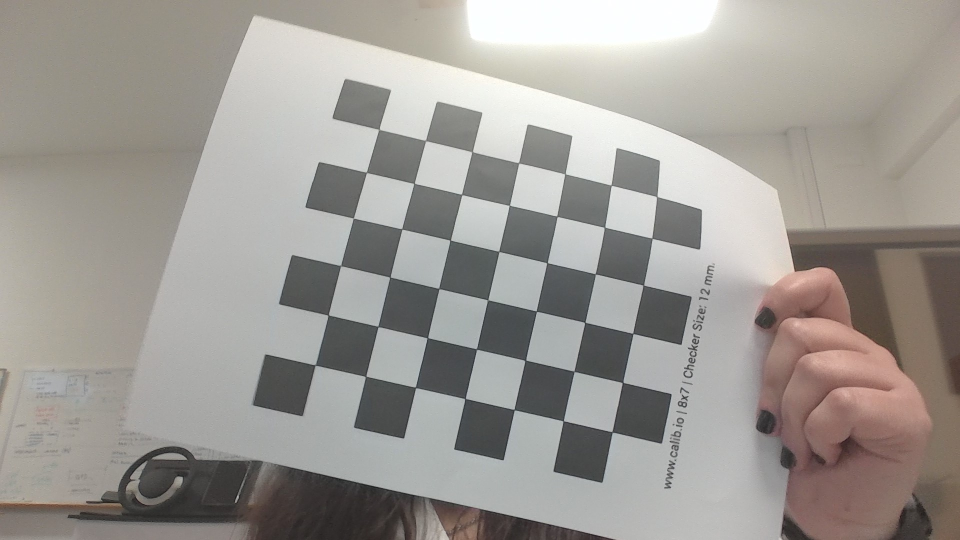
#> input picture TrabalhosPraticos/TP2/project/db/imgs/chessboard_1.jpg, 1920 x 1080 px (shown at 1/2 size)
$ python main.py
#> lines starting #> are read from the running program, lines starting #| are printed output that depends on the picture
### TrabalhosPraticos/TP2/project/db/Database.py
import os
import cv2
import glob
import numpy as np
from pathlib import Path

class Database:

    @staticmethod
    def load_calibration_images(type=''):
        images = []

        if type == 'u':
            regex = os.path.join(Path(__file__).parent, "imgs", "undistorted", "*.jpg")
            images_found = glob.glob(regex)
        else:
            regex = os.path.join(Path(__file__).parent, "imgs", "*.jpg")
            images_found = glob.glob(regex)

        for name in images_found:
            image = cv2.imread(name, cv2.IMREAD_COLOR)
            images.append(image)

        return images

    @staticmethod
    def save_images(images, type=''):

        if type == 'u':
            path = os.path.join(Path(__file__).parent, "imgs", "undistorted")

            if not os.path.exists(path):
                os.makedirs(path)

            for i, image in enumerate(images):
                cv2.imwrite(os.path.join(path, "chessboard_" + str(i+1) + ".jpg"), image)

    @staticmethod
    def save_calibration_config(camera_matrix, dist_coef):
        path = os.path.join(Path(__file__).parent, "config", "camera_calibration")
        print("Calibration configs saved in ", path)

        if not os.path.exists(path):
            os.makedirs(path)

        cv_file = cv2.FileStorage(os.path.join(path, "intrinsic_params.xml"), cv2.FILE_STORAGE_WRITE)
        cv_file.write('K', camera_matrix)
        cv_file.write('D', dist_coef)
        cv_file.release()


    @staticmethod
    def load_calibration_config():
        path = os.path.join(Path(__file__).parent, "config", "camera_calibration")
        cv_file = cv2.FileStorage(os.path.join(path, "intrinsic_params.xml"), cv2.FILE_STORAGE_READ)
        camera_matrix = cv_file.getNode('K').mat()
        dist_coef = cv_file.getNode('D').mat()
        cv_file.release()
        return camera_matrix, dist_coef

    # [7 lines left out: function load_virtual_object, not called in this run]

### TrabalhosPraticos/TP2/project/calibration/Calibration.py
import cv2
import numpy as np
from typing import Final
from db.config.Configs import CHESSBOARD_ROWS, CHESSBOARD_COLS, CHESSBOARD_SQUARE_SIZE
from db.Database import Database

class Calibration:

    stop_criteria: Final = (cv2.TERM_CRITERIA_EPS + cv2.TERM_CRITERIA_MAX_ITER, 30, 0.001)

    def __init__(self) -> None:
        self.__images = Database.load_calibration_images()
#> in load_calibration_images, image is the input picture: shape (1080, 1920, 3); mean B, G, R 149.1, 154.2, 158.2
        self.__chessboardSize = (CHESSBOARD_COLS, CHESSBOARD_ROWS)

    def calibrate_camera(self, show_error=False):

        virtual_points, chess_corners, imgs_size = self.__getChessboardCorners()
        _, camera_matrix, dist_coef, rvecs, tvecs = cv2.calibrateCamera(virtual_points, chess_corners, imgs_size, None, None)

        self.__save_calibration_configs(camera_matrix, dist_coef)

        if show_error:
            print("Camera Calibration:: Reprojection Error >", self.calculate_reprojection_error(virtual_points, chess_corners, camera_matrix, dist_coef, rvecs, tvecs))

        return camera_matrix, dist_coef, rvecs, tvecs


    def recalibrate_camera(self, show_error=False):
        self.__images = Database.load_calibration_images(type='u')
        return self.calibrate_camera(show_error)

    def __getChessboardCorners(self):

        # Create virtual points to be assigned to chessboard corners
        virtual_pts = np.zeros((self.__chessboardSize[1] * self.__chessboardSize[0], 3), np.float32)
        virtual_pts[:,:2] = np.mgrid[0:self.__chessboardSize[0], 0:self.__chessboardSize[1]].T.reshape(-1, 2)
        virtual_pts = virtual_pts * CHESSBOARD_SQUARE_SIZE

        object_points = []
        image_points = []

        for image in self.__images:
            gray = cv2.cvtColor(image, cv2.COLOR_BGR2GRAY)
            ret, corners = cv2.findChessboardCorners(gray, self.__chessboardSize, None)

            if ret:
                object_points.append(virtual_pts)

                corners = cv2.cornerSubPix(gray, corners, (11, 11), (-1, -1), self.stop_criteria)
                image_points.append(corners)

                marked_image = image.copy()
                cv2.drawChessboardCorners(marked_image, self.__chessboardSize, corners, ret)
                cv2.imshow('Chessboard', marked_image)
                cv2.waitKey(500)

        cv2.destroyAllWindows()
        return object_points, image_points, gray.shape[::-1]


    def undistort_images(self, camera_matrix, dist_coef):
        undistorted = []

        for image in self.__images:
            h, w = image.shape[:2]
            new_camera_matrix, roi = cv2.getOptimalNewCameraMatrix(camera_matrix, dist_coef, (w, h), 1, (w, h))
            dst = cv2.undistort(image, camera_matrix, dist_coef, None, new_camera_matrix)
            undistorted.append(dst)

        self.__save_undistorted_images(undistorted)

    def __save_undistorted_images(self, images):
        Database.save_images(images, type='u')

    def calculate_reprojection_error(self, object_points, image_points, camera_matrix, dist_coef, rvecs, tvecs):
        total_error = 0

        for i in range(len(object_points)):
            projected_points, _ = cv2.projectPoints(object_points[i], rvecs[i], tvecs[i], camera_matrix, dist_coef)
            error = cv2.norm(image_points[i], projected_points, cv2.NORM_L2) / len(projected_points)
            total_error += error

        return np.round(total_error / len(object_points), 3)

    def __save_calibration_configs(self, camera_matrix, dist_coef):
        Database.save_calibration_config(camera_matrix, dist_coef)

### TrabalhosPraticos/TP2/project/register/Register.py
import os
from pathlib import Path
import cv2
import numpy as np
from typing import Final
from db.Database import Database
from db.config.Configs import ARUCO_MARKER_DICT, MAX_MARKER_ID, ARUCO_MARKER_SIZE
from calibration.Calibration import Calibration
import matplotlib.pyplot as plt


class Register:

    __aruco_dict: Final = cv2.aruco.getPredefinedDictionary(ARUCO_MARKER_DICT)
    __parameters: Final = cv2.aruco.DetectorParameters()


    def __init__(self, calibration: Calibration) -> None:
        self.__calibration = calibration
        self.__camera_matrix, self.__dist_coef = self.__load_camera_parameters()

    def __calibrate_camera(self, show_error=False):
        camera_matrix, dist_coef, _, _ = self.__calibration.calibrate_camera(show_error)
        self.__calibration.undistort_images(camera_matrix, dist_coef)
        camera_matrix, dist_coef, _, _ = self.__calibration.recalibrate_camera(show_error)
        print("Camera calibrated!")
        return camera_matrix, dist_coef

    def __load_camera_parameters(self):
        print("Loading camera parameters...")
        camera_matrix, dist_coef = Database.load_calibration_config()

        if camera_matrix is None or dist_coef is None:
            print("Camera parameters not found. Calibrating camera...")
            camera_matrix, dist_coef = self.__calibrate_camera(show_error=True)
#> the loop in __getChessboardCorners, `for image in self.__images:` made 1 pass
#> pass 1, in __getChessboardCorners, `cv2.imshow('Chessboard', marked_image)`:
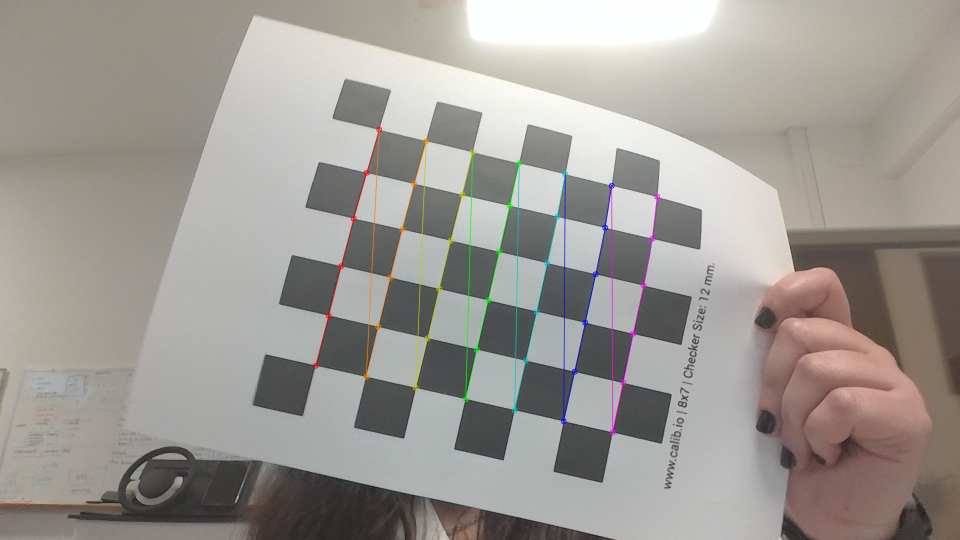
#> window 'Chessboard': shape (1080, 1920, 3) (shown at 1/2 size); mean B, G, R 148.9, 154.1, 158.2
#> after the loop in __getChessboardCorners, `for image in self.__images:`:
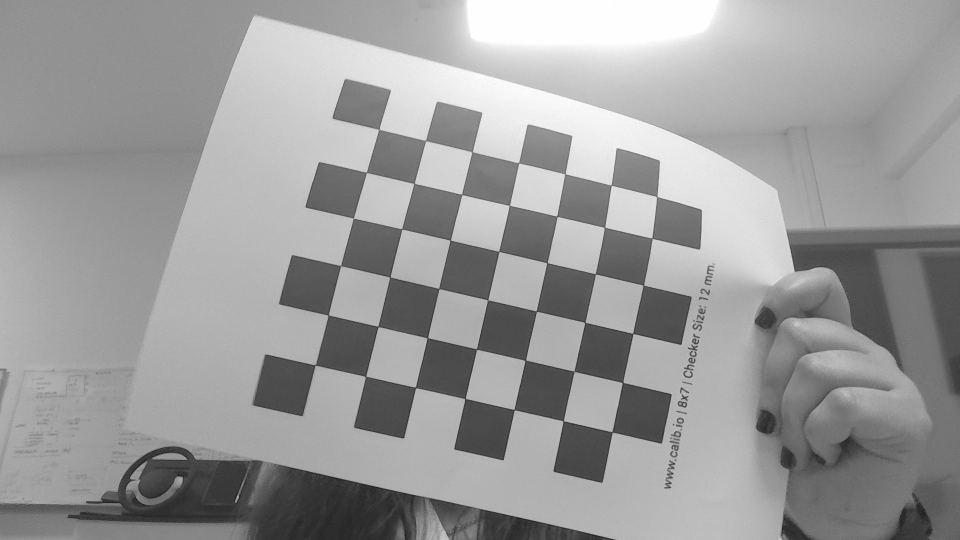
#> gray: shape (1080, 1920) (shown at 1/2 size); min 9, max 255, mean 154.8
#> after the loop in __getChessboardCorners, `for image in self.__images:`: image_points = 1 item
#> in calibrate_camera, `virtual_points, chess_corners, imgs_size = self.__getChessboardCorners()`: imgs_size = (1920, 1080)
#> in calibrate_camera, `_, camera_matrix, dist_coef, rvecs, tvecs = cv2.calibrateCamera(virtua..`: camera_matrix = [[880.7, 0, 934], [0, 865.7, 553.9], [0, 0, 1]]; dist_coef = [[-0.465, 3.3, 0.0166, -0.00271, -7.96]]; rvecs = ([-0.0446, -0.0732, -1.34],); tvecs = ([-2.96, 1.72, 8.45],)
#> the loop in calculate_reprojection_error, `for i in range(len(object_points)):` made 1 pass
#> (error, total_error) on pass 1: (0.304, 0.304)
#> after the loop in calculate_reprojection_error, `for i in range(len(object_points)):`: total_error = 0.304
#| Camera Calibration:: Reprojection Error > 0.304
#> in __calibrate_camera, `camera_matrix, dist_coef, _, _ = self.__calibration.calibrate_camera(s..`: camera_matrix = [[880.7, 0, 934], [0, 865.7, 553.9], [0, 0, 1]]; dist_coef = [[-0.465, 3.3, 0.0166, -0.00271, -7.96]]
#> the loop in undistort_images, `for image in self.__images:` made 1 pass
#> (new_camera_matrix, roi) on pass 1: ([[880.7, 0, 934], [0, 865.7, 553.9], [0, 0, 1]], (0, 0, 1919, 1079))
#> pass 1, in undistort_images, `dst = cv2.undistort(image, camera_matrix, dist_coef, None, new_camera_..`:
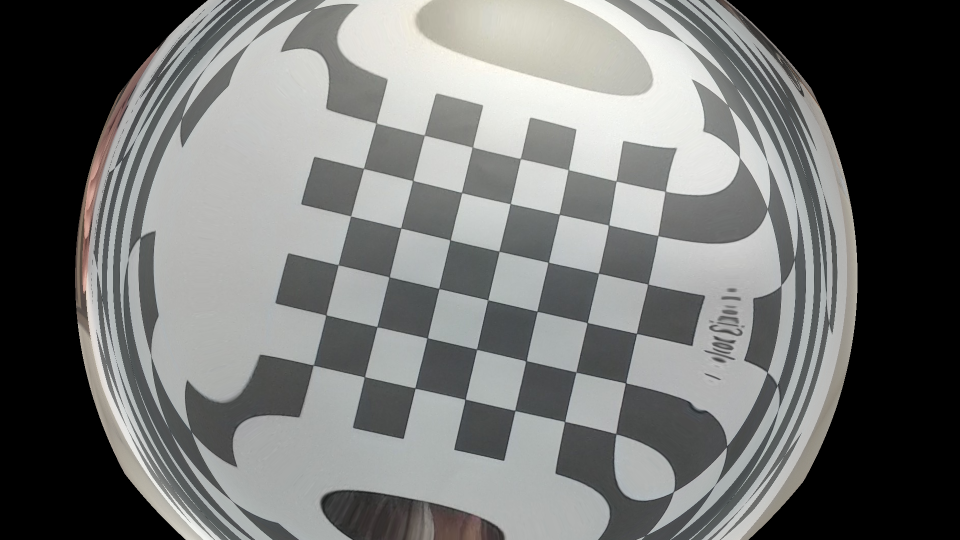
#> dst: shape (1080, 1920, 3) (shown at 1/2 size); mean B, G, R 113.8, 115.2, 114
#> after the loop in undistort_images, `for image in self.__images:`: undistorted = 1 item
#> the loop in save_images, `for i, image in enumerate(images):` made 1 pass

        return camera_matrix, dist_coef

    # [77 lines left out: functions detect_aruco_markers, register_images_on_markers, __register_image_on_marker, generate_aruco_markers, not called in this run]

### TrabalhosPraticos/TP2/project/main.py
import cv2
from register.Register import Register
from calibration.Calibration import Calibration

calibration = Calibration()
#> (the run stopped early here; a loop or call above may not have finished)

$ run again, on TrabalhosPraticos/TP2/project/db/imgs/chessboard_10.jpg
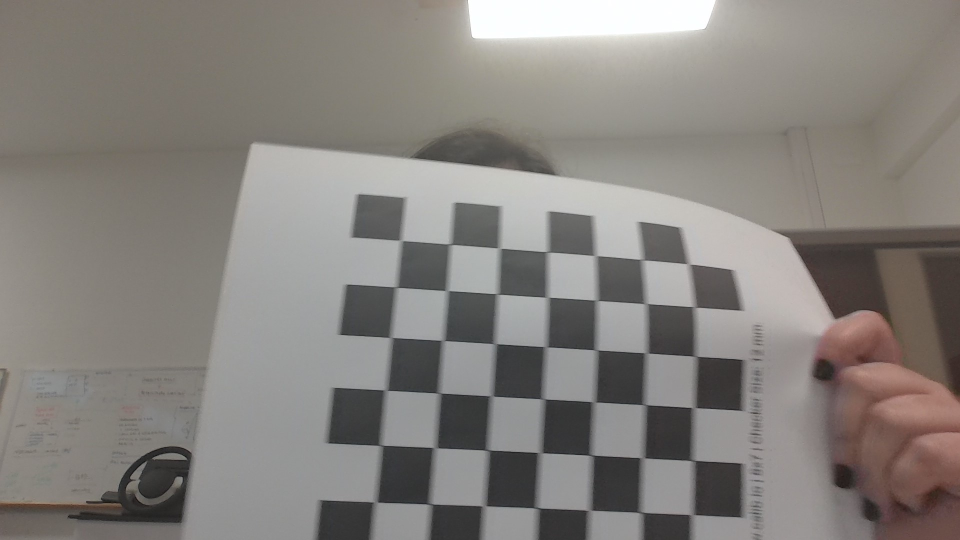
#> input picture TrabalhosPraticos/TP2/project/db/imgs/chessboard_10.jpg, 1920 x 1080 px (shown at 1/2 size)
#> in load_calibration_images, image is the input picture: shape (1080, 1920, 3); mean B, G, R 125.3, 129.7, 133.9
#> after the loop in __getChessboardCorners, `for image in self.__images:`:
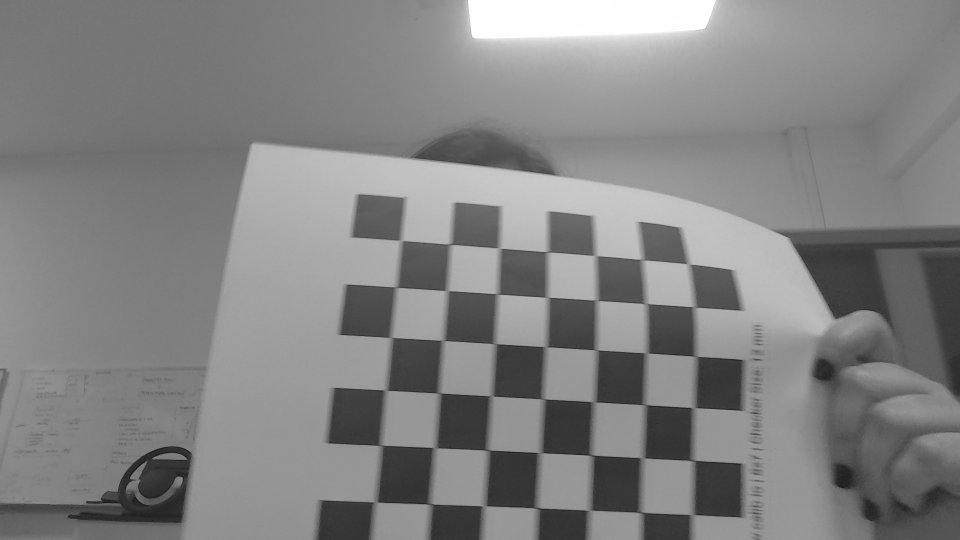
#> gray: shape (1080, 1920) (shown at 1/2 size); min 3, max 255, mean 130.4
#> after the loop in __getChessboardCorners, `for image in self.__images:`: image_points = 1 item
#> imgs_size = (1920, 1080)
#> in calibrate_camera, `_, camera_matrix, dist_coef, rvecs, tvecs = cv2.calibrateCamera(virtua..`: camera_matrix = [[676.5, 0, 873.7], [0, 607.7, 373.9], [0, 0, 1]]; dist_coef = [[0.0554, -0.0673, 0.0244, -0.0174, 0.0187]]; rvecs = ([-0.0808, -0.0686, -1.51],); tvecs = ([-1.03, 6.2, 6.49],)
#> the loop in calculate_reprojection_error, `for i in range(len(object_points)):` made 1 pass
#> (error, total_error) on pass 1: (0.385, 0.385)
#> after the loop in calculate_reprojection_error, `for i in range(len(object_points)):`: total_error = 0.385
#| Camera Calibration:: Reprojection Error > 0.385
#> in __calibrate_camera, `camera_matrix, dist_coef, _, _ = self.__calibration.calibrate_camera(s..`: camera_matrix = [[676.5, 0, 873.7], [0, 607.7, 373.9], [0, 0, 1]]; dist_coef = [[0.0554, -0.0673, 0.0244, -0.0174, 0.0187]]
#> the loop in undistort_images, `for image in self.__images:` made 1 pass
#> (new_camera_matrix, roi) on pass 1: ([[660.9, 0, 828.5], [0, 589.8, 431.9], [0, 0, 1]], (73, 59, 1621, 887))
#> pass 1, in undistort_images, `dst = cv2.undistort(image, camera_matrix, dist_coef, None, new_camera_..`:
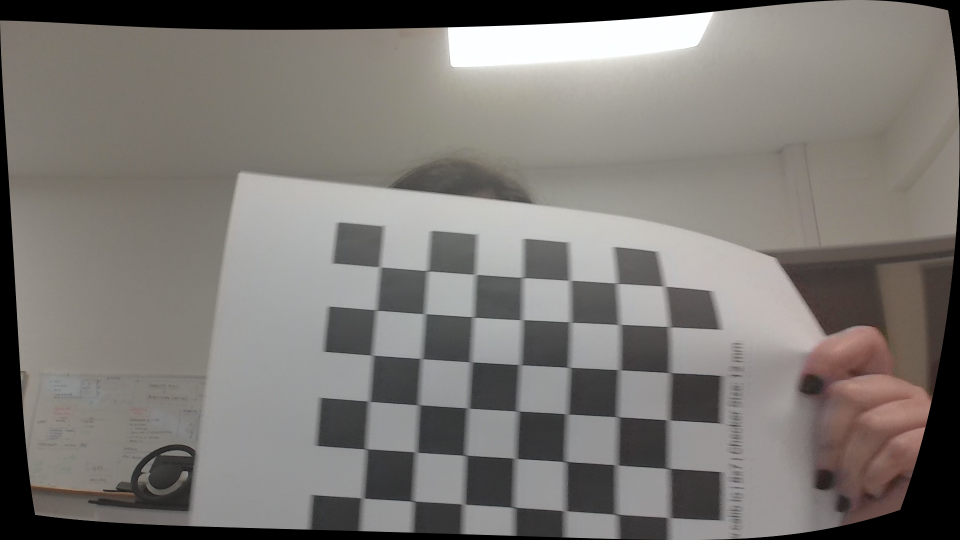
#> dst: shape (1080, 1920, 3) (shown at 1/2 size); mean B, G, R 116.2, 120.3, 124
#> after the loop in undistort_images, `for image in self.__images:`: undistorted = 1 item
#> the loop in save_images, `for i, image in enumerate(images):` made 1 pass

$ run again, on TrabalhosPraticos/TP2/project/db/imgs/chessboard_11.jpg
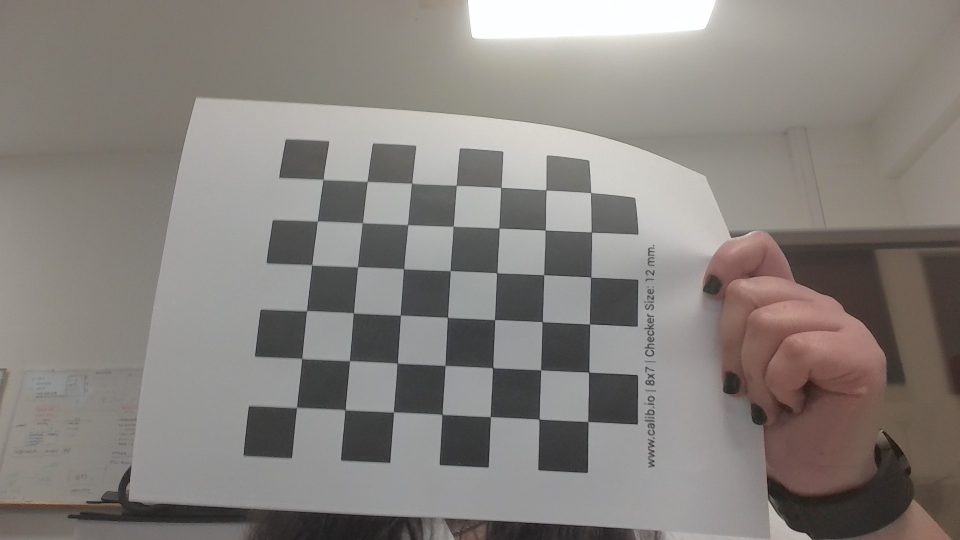
#> input picture TrabalhosPraticos/TP2/project/db/imgs/chessboard_11.jpg, 1920 x 1080 px (shown at 1/2 size)
#> in load_calibration_images, image is the input picture: shape (1080, 1920, 3); mean B, G, R 125.9, 130.3, 135.1
#> after the loop in __getChessboardCorners, `for image in self.__images:`:
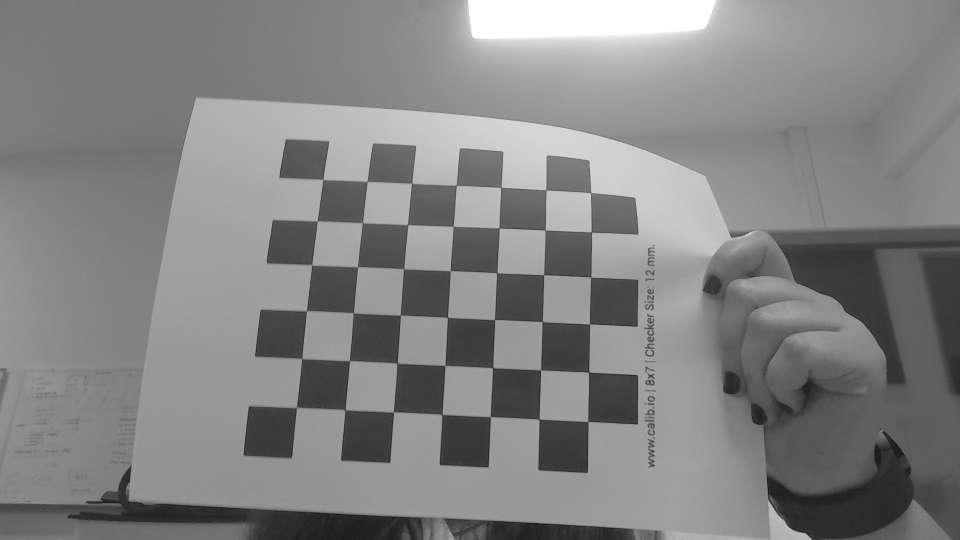
#> gray: shape (1080, 1920) (shown at 1/2 size); min 7, max 255, mean 131.2
#> after the loop in __getChessboardCorners, `for image in self.__images:`: image_points = 1 item
#> imgs_size = (1920, 1080)
#> in calibrate_camera, `_, camera_matrix, dist_coef, rvecs, tvecs = cv2.calibrateCamera(virtua..`: camera_matrix = [[2023.6, 0, 1191.8], [0, 2146.1, 682], [0, 0, 1]]; dist_coef = [[-1.9, 17.74, 0.00614, -0.0599, -77.34]]; rvecs = ([-0.157, -0.335, -1.53],); tvecs = ([-6.11, 1.29, 20.03],)
#> the loop in calculate_reprojection_error, `for i in range(len(object_points)):` made 1 pass
#> (error, total_error) on pass 1: (0.16, 0.16)
#> after the loop in calculate_reprojection_error, `for i in range(len(object_points)):`: total_error = 0.16
#| Camera Calibration:: Reprojection Error > 0.16
#> in __calibrate_camera, `camera_matrix, dist_coef, _, _ = self.__calibration.calibrate_camera(s..`: camera_matrix = [[2023.6, 0, 1191.8], [0, 2146.1, 682], [0, 0, 1]]; dist_coef = [[-1.9, 17.74, 0.00614, -0.0599, -77.34]]
#> the loop in undistort_images, `for image in self.__images:` made 1 pass
#> (new_camera_matrix, roi) on pass 1: ([[2023.6, 0, 1191.8], [0, 1228.6, 812.3], [0, 0, 1]], (0, 422, 1919, 618))
#> pass 1, in undistort_images, `dst = cv2.undistort(image, camera_matrix, dist_coef, None, new_camera_..`:
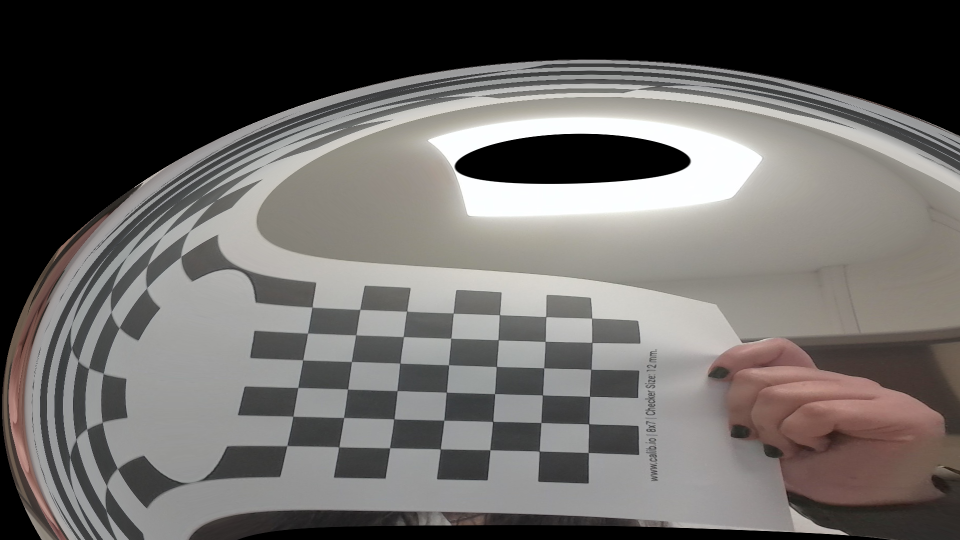
#> dst: shape (1080, 1920, 3) (shown at 1/2 size); mean B, G, R 99.7, 102.1, 105.1
#> after the loop in undistort_images, `for image in self.__images:`: undistorted = 1 item
#> the loop in save_images, `for i, image in enumerate(images):` made 1 pass
